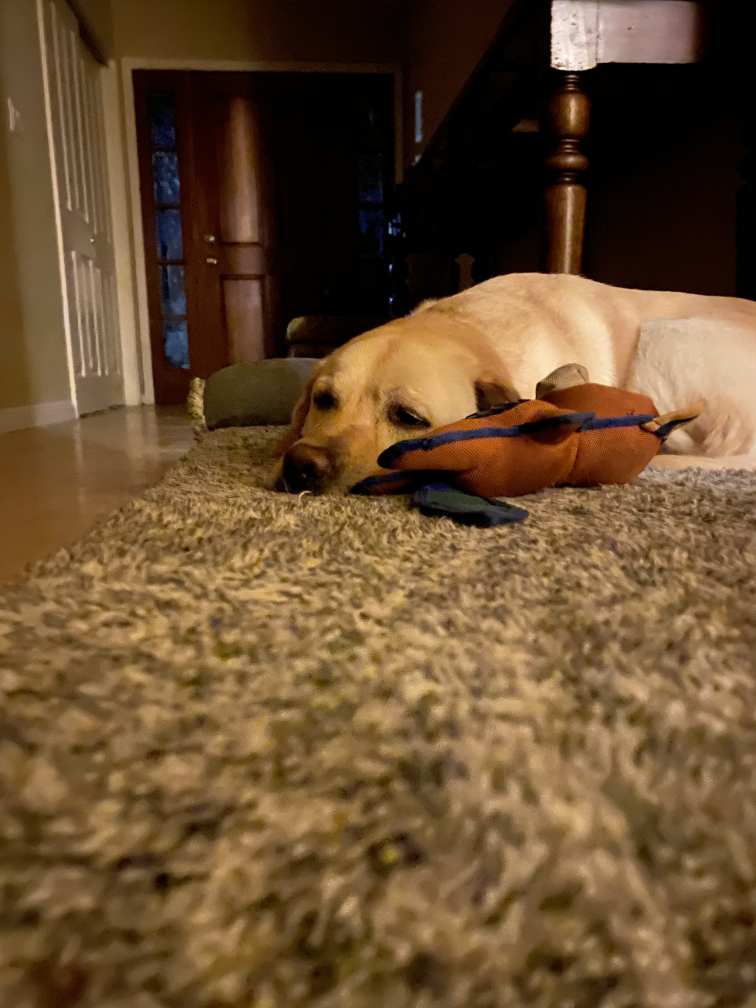
#> input picture images/IMG_4914.JPG, 3024 x 4032 px (shown at 1/4 size)
$ python -i preprocess.py   (imports and definitions only)
#> lines starting #> are read from the running program, lines starting #| are printed output that depends on the picture
import matplotlib.pyplot as plt
import numpy as np
import pickle
import os
import cv2
import scipy.io
from skimage.transform import resize
from skimage import color


DATASET_PATH = './Data/Stanford Dog Dataset'
PICKLE_PATH = './Data/Preprocessed Data'


def load_img(path):
#> called with path = '../images/IMG_4914.JPG'
    im = cv2.imread(path)
#> im is the input picture: shape (4032, 3024, 3); mean B, G, R 48.5, 78.7, 105.5
    im = im[:, :, ::-1]

    return im


def resize_img(img, size, resample=3):
#> called with size = 256, resample = 3
    return cv2.resize(img, (size, size), interpolation=cv2.INTER_AREA)
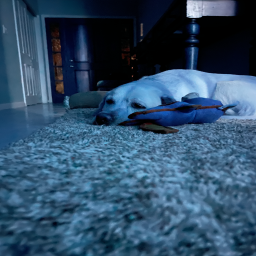
#> returned value: shape (256, 256, 3); mean of channels 0, 1, 2 105.5, 78.7, 48.5; drawn as B, G, R


def get_ab(img):
    return color.rgb2lab(img)[:, :, 1:3]


def get_data(path, size=64):
    img = load_img(path)
    img = resize_img(img, 256)
    img_gray = cv2.cvtColor(img, cv2.COLOR_RGB2GRAY).reshape(256, 256, 1)
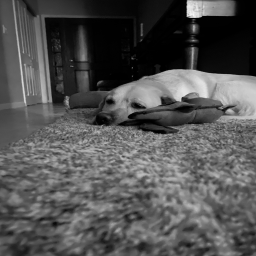
#> img_gray: shape (256, 256, 1); min 0, max 247, mean 83.3
    img = resize_img(img, 64)
#> call 2 of resize_img, with size = 64, resample = 3
#> in resize_img (call 2), `return cv2.resize(img, (size, size), interpolation=cv2.INTER_AREA)`:
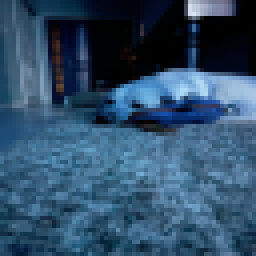
#> returned value: shape (64, 64, 3) (shown 4 times larger); mean of channels 0, 1, 2 105.5, 78.7, 48.5; drawn as B, G, R
    img_ab = get_ab(img)
    return img_gray, img_ab


# [61 lines left out: functions __loop_filetree, convert_images, save_data, load_data, not called in this run]


# [20 lines not run here, left out]

>>> result = get_data('../images/IMG_4914.JPG')
